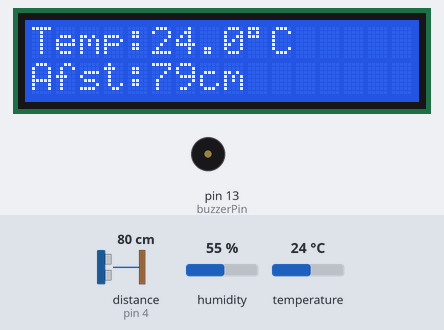
A sketch run on a simulated Arduino Mega 2560, built with avr-gcc and run on an emulated ATmega2560. Parts: 16×2 character LCD, buzzer (waves = sounding, pin HIGH). Wiring (inferred from the names in the program): ultrasonic range finder: trigger pin 2; echo pin 4. The inputs (shaded band) are chosen by the test bench; at power-on: distance to the obstacle (sensor on pin 4) 80 cm, temperature 24 °C, humidity 55 %. The echo pulse lasts 58.3 µs per cm; pins used as bus, display or sensor lines are not drawn; what the sketch prints to the serial monitor is not drawn.

Above: at 3.2 s.
3.3 s: distance to the obstacle (sensor on pin 4) set to 23 cm
At 5.1 s:
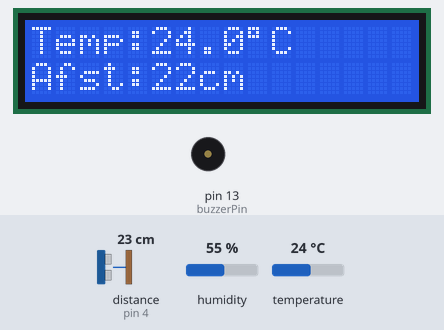
9.7 s: distance to the obstacle (sensor on pin 4) set to 18 cm
At 10.19 s:
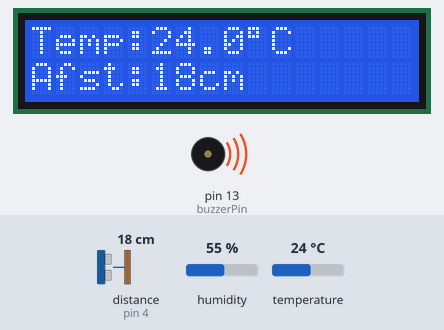
15.8 s: temperature set to 12 °C
At 16.7 s:
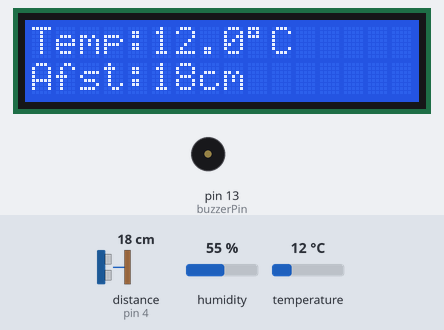
17.9 s: distance to the obstacle (sensor on pin 4) set to 250 cm
At 20.2 s:
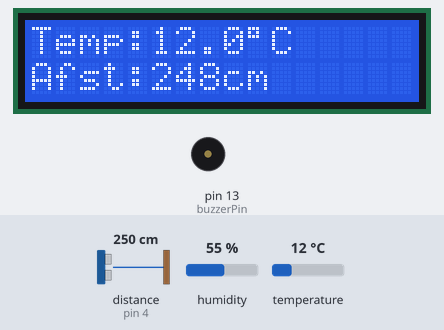
21.0 s: temperature set to 19 °C
At 23.7 s:
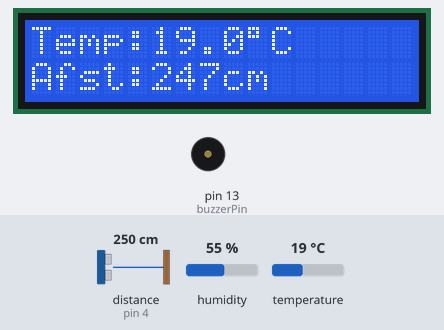
24.4 s: humidity set to 88 %
At 26.1 s:
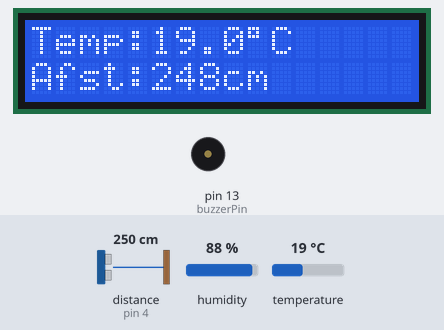
Timing chart, 0 to 27.6 s (numbered marks = the images above; inputs shaded):
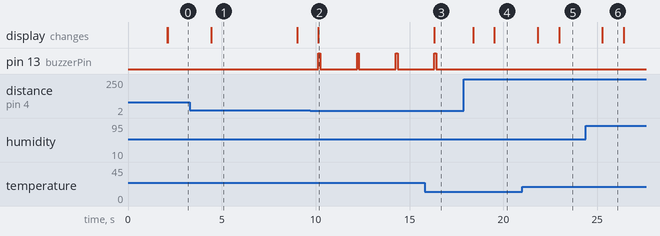

Measured:
- the behaviour switches between 21 and 20 cm on distance to the obstacle (sensor on pin 4) (found by bisection; images 1 and 2)
- after the input at 3.3 s, the display: changes after 1.1 s (image 1)
- after the input at 9.7 s, pin 13 (buzzerPin): alternates HIGH for 0.10 s and LOW for 2.0 s, starting after 0.45 s; the display: changes after 0.45 s (image 2)
- after the input at 15.8 s, the display: changes after 0.53 s (image 3)
- after the input at 17.9 s, pin 13 (buzzerPin): stops changing and stays LOW; the display: first changes after 0.49 s (image 4 shows a later state)
- after the input at 21.0 s, the display: first differs from a run without the input after 2.0 s (image 5)
- after the input at 24.4 s, the display: changes after 0.88 s (image 6)

The sketch:

GroenHuisLes3.ino
```cpp
#include <LiquidCrystal.h>
#include <DHT.h>

// ===== LCD =====
LiquidCrystal lcd(3, 5, 9, 10, 11, 12);

// ===== DHT11 =====
#define DHTTYPE DHT11
uint8_t DHTPin = 24;
DHT dht(DHTPin, DHTTYPE);

// ===== HC-SR04 =====
const int trigPin = 2;
const int echoPin = 4;

// ===== Buzzer =====
const int buzzerPin = 13;

long duration;
float distance;

float Temperature, Humidity, HeatIndex;

void setup() {
  Serial.begin(9600);

  dht.begin();

  lcd.begin(16, 2);
  lcd.clear();
  lcd.print("Systeem Start");

  pinMode(trigPin, OUTPUT);
  pinMode(echoPin, INPUT);
  pinMode(buzzerPin, OUTPUT);

  delay(2000);
  lcd.clear();
}

void loop() {

  // DHT11 uitlezen
  ReadDHT11();

  // HC-SR04 triggeren
  digitalWrite(trigPin, LOW);
  delayMicroseconds(2);

  digitalWrite(trigPin, HIGH);
  delayMicroseconds(10);
  digitalWrite(trigPin, LOW);

  duration = pulseIn(echoPin, HIGH);

  // Afstand berekenen
  distance = duration * 0.034 / 2;

  Serial.print("Afstand: ");
  Serial.print(distance);
  Serial.println(" cm");

  // ===== LCD WEERGAVE =====
  lcd.setCursor(0, 0);
  lcd.print("Temp:");
  lcd.print(Temperature, 1);
  lcd.print((char)223);
  lcd.print("C   ");

  lcd.setCursor(0, 1);
  lcd.print("Afst:");
  lcd.print(distance, 0);
  lcd.print("cm    ");

  // ===== Buzzer =====
  if (distance < 7) {
    digitalWrite(buzzerPin, HIGH);
    delay(500);
    digitalWrite(buzzerPin, LOW);
    delay(500);
  }
  else if (distance < 20) {
    digitalWrite(buzzerPin, HIGH);
    delay(100);
    digitalWrite(buzzerPin, LOW);
    delay(900);
  }
  else {
    digitalWrite(buzzerPin, LOW);
    delay(100);
  }

  delay(1000);
}

void ReadDHT11() {

  float temperature =
      round(dht.readTemperature() * 10) / 10;

  float humidity =
      round(dht.readHumidity() * 10) / 10;

  float heatIndex =
      round(dht.computeHeatIndex(
      temperature,
      humidity,
      false) * 10) / 10;

  if (isnan(temperature) ||
      isnan(humidity) ||
      isnan(heatIndex)) {

    Serial.println("DHT11 sensor error");
  }
  else {

    Temperature = temperature;
    Humidity = humidity;
    HeatIndex = heatIndex;

    Serial.println("----- DHT11 -----");
    Serial.println("Temp: " + String(Temperature) + " C");
    Serial.println("Humidity: " + String(Humidity) + " %");
    Serial.println("Heat Index: " + String(HeatIndex) + " C");
    Serial.println();
  }
}
```
